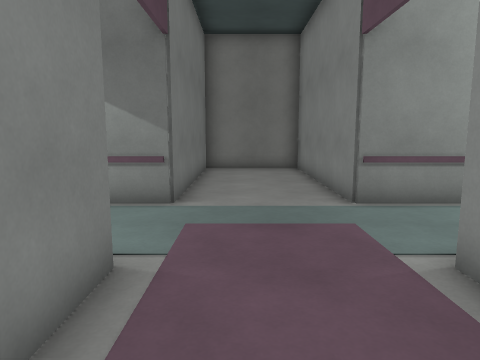
View 1 (above)

19 first-person views from a walk through a Godot game level. The camera is 1.5 m above the floor, tilts 8° down and sees 70° across. Doors that lead somewhere are drawn open, without their leaves. The floor is counted in squares, 1 m on a side. Each view is taken from the middle of a square. On the plan, view 1 faces up. The plan holds only what a view shows up to about 16 squares ahead; the rest is blank. The place goes on beyond the plan.

View 2
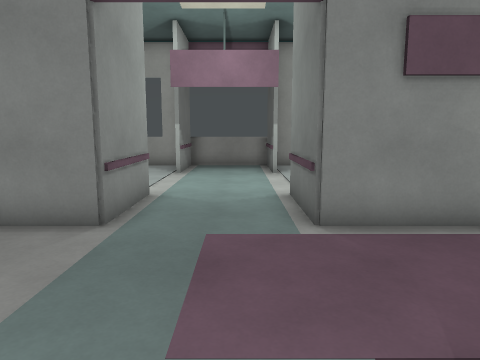

View 3
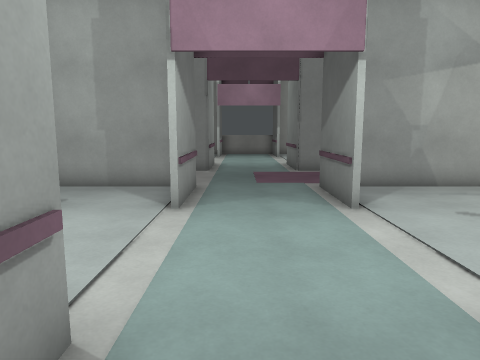

View 4
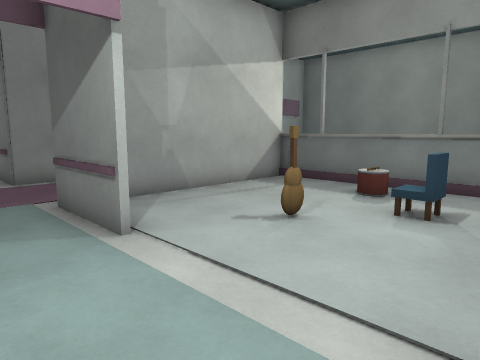

View 5
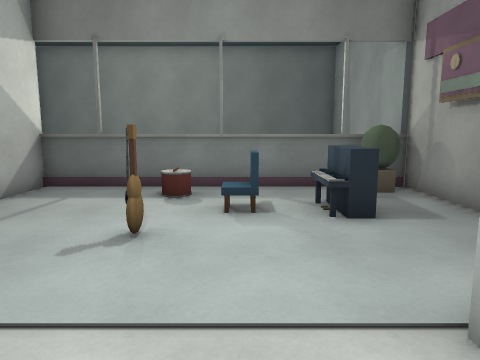

View 6
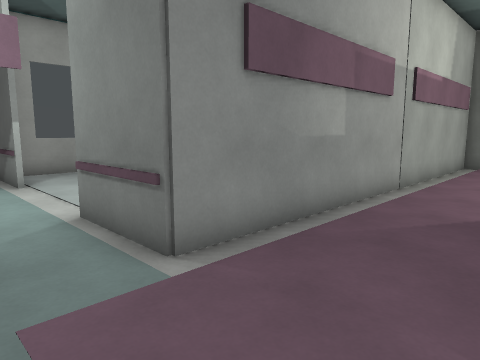

View 7
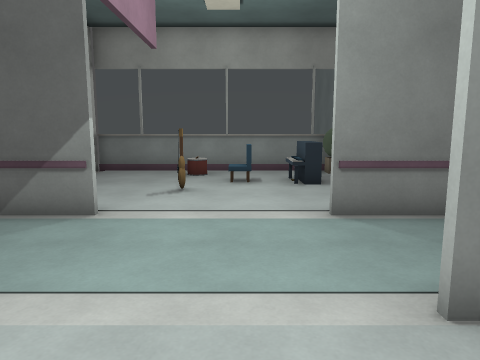

View 8
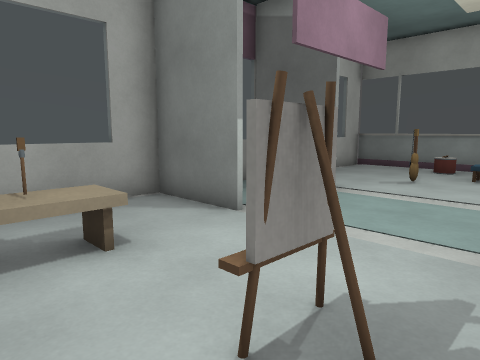

View 9
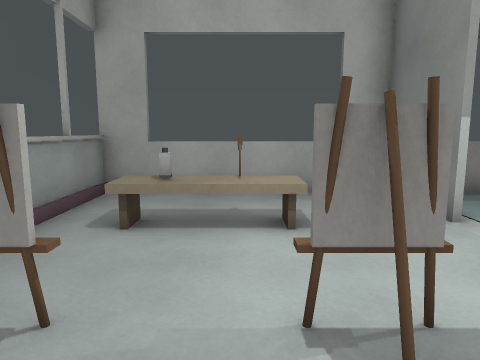

View 10
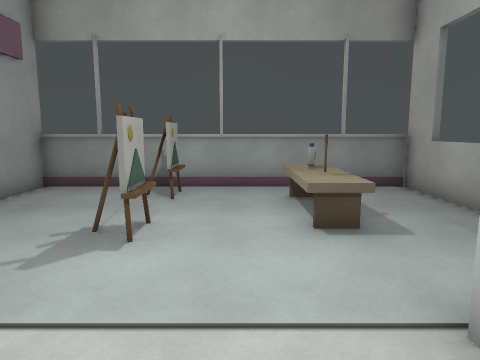

View 11
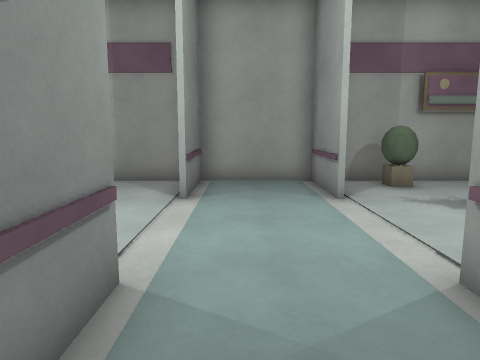

View 12
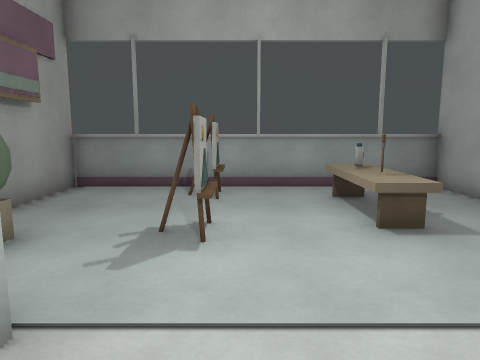

View 13
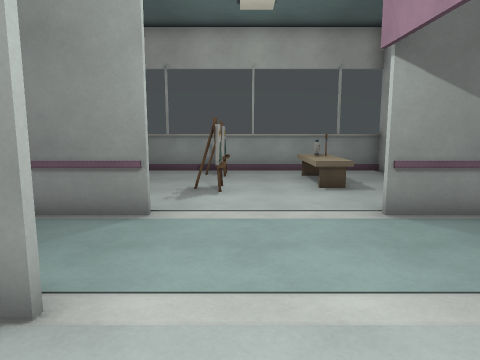

View 14
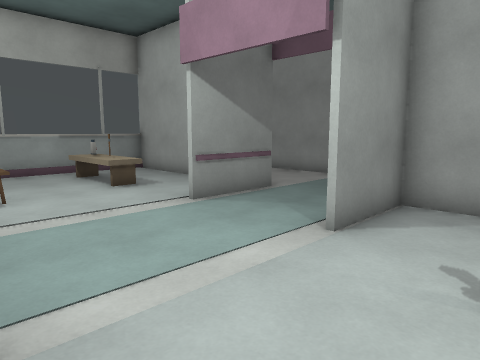

View 15
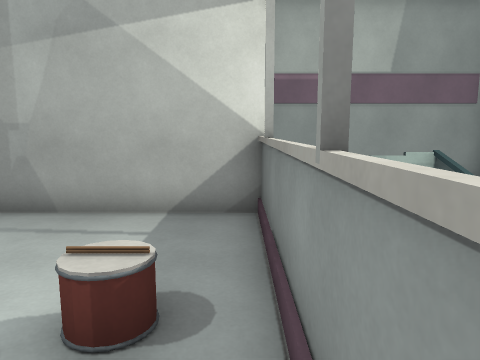

View 16
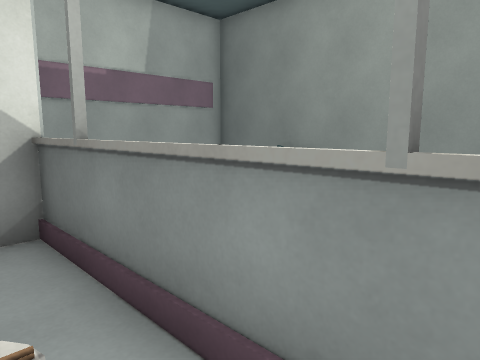

View 17
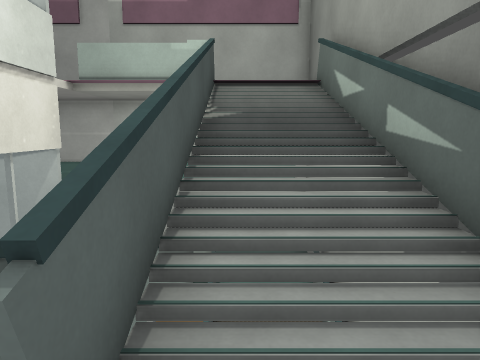

View 18
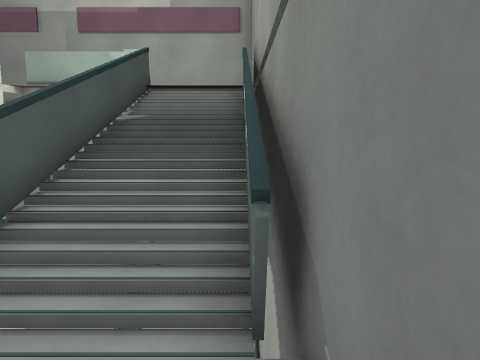

View 19
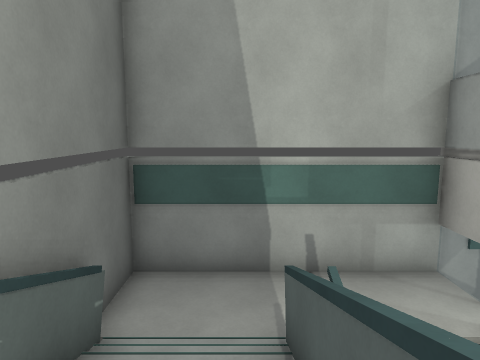

### Floor plan
Key: @ floor where view 1 was taken; # wall or solid block; . main floor; - floor 2.75 m lower than the main floor; / step, stairs or slope; D open door; = window, fence, low wall or low ledge; v drop or lower ground; G guitar; C chair; R drum; P piano; O other object.
Columns run from 12 left of view 1 to 13 right of it. Each row starts with its distance up from view 1.
 15  ==========#####=========#
 14 #..........#...#.........#
 13 #...O..OO..#...#..O..OO..=
 12 #......OO..#...#.....OO..=
 11 #......OO..#...#.....OO..=
 10 #...O..OO..#...# .O..OO..=
  9 v.#........#...# ........=
  8  ..........#...# ........#
  7 v###DDDD####...###DDDD####
  6 #........................=
  5 #........................=
  4 v###DDDD####...###DDDD####
  3 #..........#...# ........#
  2 #..........#...# ........=
  1 #......G...#...# ....G...=
  0 #..P.C.....#@..#.P.C.....
 -1 #..P.C.....#...#.P.C.....
 -2 #.....RR...#...##...RR...=
 -3 v##=.......# ..##........#
 -4 #--#======== ..##========#
 -5 #---         ..#
 -6 #--          ..#
 -7 #--#======== ..#
 -8 #---////////  .#
 -9 #---////////  .#
-10 #--####=####  .#
-11 ####      ######

Where each view was taken, in squares from view 1:
view 1: 0 up, 0 right, facing up
view 2: 5 up, 3 left, facing right
view 3: 6 up, 11 left, facing right
view 4: 6 up, 9 left, facing down-right
view 5: 6 up, 7 left, facing down
view 6: 6 up, 1 left, facing down-right
view 7: 10 up, 7 right, facing down
view 8: 12 up, 5 right, facing down-right
view 9: 11 up, 4 right, facing right
view 10: 5 up, 8 right, facing up
view 11: 5 up, 1 left, facing left
view 12: 5 up, 7 left, facing up
view 13: 1 up, 7 left, facing up
view 14: 1 up, 9 left, facing up-right
view 15: 3 down, 8 left, facing right
view 16: 2 down, 7 left, facing down-right
view 17: 8 down, 10 left, facing right
view 18: 10 down, 11 left, facing right
view 19: 8 down, 4 left, facing left
